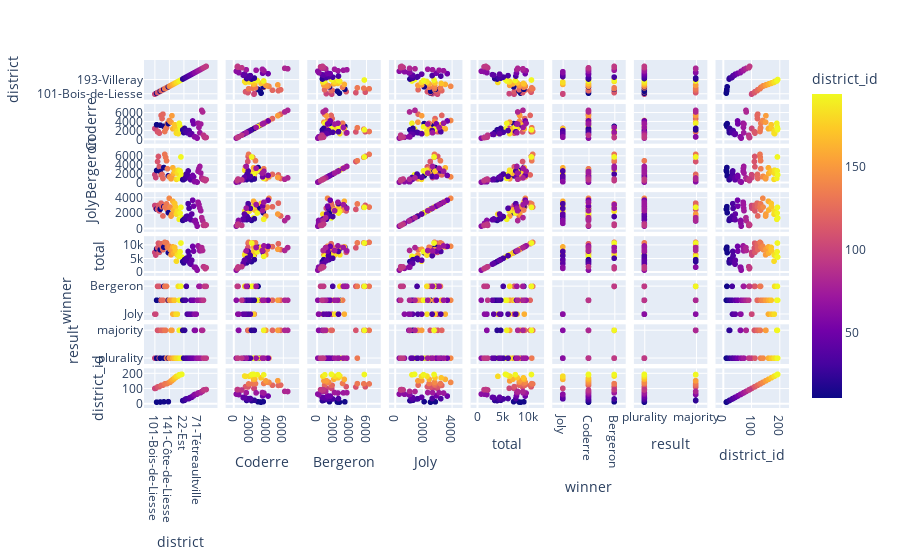

The code cell stored with this chart in its notebook:
### Code cell
fig = px.scatter_matrix(df,color='district_id')
fig.show()

### Figure 1 — Plotly figure (JSON) as saved in the notebook; plotly's stock layout.template omitted (floating-point values rounded to 4 significant figures)
{"data": [{"dimensions": [{"axis": {"matches": true}, "label": "district", "values": ["101-Bois-de-Liesse", "102-Cap-Saint-Jacques", "11-Sault-au-Récollet", "111-Mile-End", "112-DeLorimier", "113-Jeanne-Mance", "12-Saint-Sulpice", "121-La Pointe-aux-Prairies", "122-Pointe-aux-Trembles", "123-Rivière-des-Prairies", "13-Ahuntsic", "131-Saint-Édouard", "132-Étienne-Desmarteau", "133-Vieux-Rosemont", "134-Marie-Victorin", "14-Bordeaux-Cartierville", "141-Côte-de-Liesse", "142-Norman-McLaren", "151-Saint-Léonard-Est", "152-Saint-Léonard-Ouest", "161-Saint-HenriPetite-BourgognePointe-Saint-Charles", "162-Saint-PaulÉmard", "171-ChamplainL'Île-des-Soeurs", "172-Desmarchais-Crawford", "181-Peter-McGill", "182-Saint-Jacques", "183-Sainte-Marie", "191-Saint-Michel", "192-François-Perrault", "193-Villeray", "194-Parc-Extension", "21-Ouest", "22-Est", "23-Centre", "31-Darlington", "32-Côte-des-Neiges", "33-Snowdon", "34-Notre-Dame-de-Grâce", "35-Loyola", "41-du Canal", "42-J.-Émery-Provost", "43-Fort-Rolland", "51-Sault-Saint-Louis", "52-Cecil-P.-Newman", "61-Pierre-Foretier", "62-Denis-Benjamin-Viger", "63-Jacques-Bizard", "64-Sainte-Geneviève", "71-Tétreaultville", "72-MaisonneuveLongue-Pointe", "73-Hochelaga", "74-Louis-Riel", "81-Marie-Clarac", "82-Ovide-Clermont", "91-Claude-Ryan", "92-Joseph-Beaubien", "93-Robert-Bourassa", "94-Jeanne-Sauvé"]}, {"axis": {"matches": true}, "label": "Coderre", "values": [2481, 2525, 3348, 1734, 1770, 1455, 3252, 5456, 4734, 5737, 2979, 1827, 2331, 2670, 3673, 3612, 4308, 4104, 3931, 5387, 2432, 2566, 3347, 2476, 1451, 1906, 1347, 3668, 2878, 2201, 2420, 2184, 1589, 2526, 1873, 1644, 1548, 1773, 2040, 1165, 1193, 1325, 4201, 3536, 631, 595, 518, 332, 3694, 2746, 1546, 3509, 6591, 6229, 996, 540, 446, 491]}, {"axis": {"matches": true}, "label": "Bergeron", "values": [1829, 1163, 2770, 4782, 5933, 3599, 2521, 1760, 1879, 958, 3430, 6408, 5748, 4962, 3155, 1554, 1320, 1459, 882, 1184, 3368, 2092, 2562, 2631, 754, 2169, 2827, 984, 2666, 5819, 1793, 691, 708, 851, 1182, 1950, 1503, 2653, 1437, 832, 653, 1205, 1642, 1330, 258, 226, 224, 131, 2589, 3250, 3679, 2178, 1085, 780, 643, 833, 465, 698]}, {"axis": {"matches": true}, "label": "Joly", "values": [3024, 2675, 2532, 2514, 3044, 2316, 2543, 3330, 2852, 1656, 2873, 2815, 2788, 3234, 2431, 2081, 3959, 2822, 1641, 1908, 3578, 2438, 3291, 2849, 1894, 2282, 2271, 1220, 2039, 2782, 1402, 1076, 1172, 1286, 1232, 1578, 1636, 3262, 2648, 1266, 1157, 1908, 3717, 2943, 998, 1068, 690, 326, 3454, 3139, 2675, 2338, 1435, 1051, 423, 592, 419, 489]}, {"axis": {"matches": true}, "label": "total", "values": [7334, 6363, 8650, 9030, 10747, 7370, 8316, 10546, 9465, 8351, 9282, 11050, 10867, 10866, 9259, 7247, 9587, 8385, 6454, 8479, 9378, 7096, 9200, 7956, 4099, 6357, 6445, 5872, 7583, 10802, 5615, 3951, 3469, 4663, 4287, 5172, 4687, 7688, 6125, 3263, 3003, 4438, 9560, 7809, 1887, 1889, 1432, 789, 9737, 9135, 7900, 8025, 9111, 8060, 2062, 1965, 1330, 1678]}, {"axis": {"matches": true}, "label": "winner", "values": ["Joly", "Joly", "Coderre", "Bergeron", "Bergeron", "Bergeron", "Coderre", "Coderre", "Coderre", "Coderre", "Bergeron", "Bergeron", "Bergeron", "Bergeron", "Coderre", "Coderre", "Coderre", "Coderre", "Coderre", "Coderre", "Joly", "Coderre", "Coderre", "Joly", "Joly", "Joly", "Bergeron", "Coderre", "Coderre", "Bergeron", "Coderre", "Coderre", "Coderre", "Coderre", "Coderre", "Bergeron", "Joly", "Joly", "Joly", "Joly", "Coderre", "Joly", "Coderre", "Coderre", "Joly", "Joly", "Joly", "Coderre", "Coderre", "Bergeron", "Bergeron", "Coderre", "Coderre", "Coderre", "Coderre", "Bergeron", "Bergeron", "Bergeron"]}, {"axis": {"matches": true}, "label": "result", "values": ["plurality", "plurality", "plurality", "majority", "majority", "plurality", "plurality", "majority", "majority", "majority", "plurality", "majority", "majority", "plurality", "plurality", "plurality", "plurality", "plurality", "majority", "majority", "plurality", "plurality", "plurality", "plurality", "plurality", "plurality", "plurality", "majority", "plurality", "majority", "plurality", "majority", "plurality", "majority", "plurality", "plurality", "plurality", "plurality", "plurality", "plurality", "plurality", "plurality", "plurality", "plurality", "majority", "majority", "plurality", "plurality", "plurality", "plurality", "plurality", "plurality", "majority", "majority", "plurality", "plurality", "plurality", "plurality"]}, {"axis": {"matches": true}, "label": "district_id", "values": [101, 102, 11, 111, 112, 113, 12, 121, 122, 123, 13, 131, 132, 133, 134, 14, 141, 142, 151, 152, 161, 162, 171, 172, 181, 182, 183, 191, 192, 193, 194, 21, 22, 23, 31, 32, 33, 34, 35, 41, 42, 43, 51, 52, 61, 62, 63, 64, 71, 72, 73, 74, 81, 82, 91, 92, 93, 94]}], "hovertemplate": "%{xaxis.title.text}=%{x}<br>%{yaxis.title.text}=%{y}<br>district_id=%{marker.color}<extra></extra>", "legendgroup": "", "marker": {"color": [101, 102, 11, 111, 112, 113, 12, 121, 122, 123, 13, 131, 132, 133, 134, 14, 141, 142, 151, 152, 161, 162, 171, 172, 181, 182, 183, 191, 192, 193, 194, 21, 22, 23, 31, 32, 33, 34, 35, 41, 42, 43, 51, 52, 61, 62, 63, 64, 71, 72, 73, 74, 81, 82, 91, 92, 93, 94], "coloraxis": "coloraxis", "symbol": "circle"}, "name": "", "showlegend": false, "type": "splom"}], "layout": {"coloraxis": {"colorbar": {"title": {"text": "district_id"}}, "colorscale": [[0, "#0d0887"], [0.1111, "#46039f"], [0.2222, "#7201a8"], [0.3333, "#9c179e"], [0.4444, "#bd3786"], [0.5556, "#d8576b"], [0.6667, "#ed7953"], [0.7778, "#fb9f3a"], [0.8889, "#fdca26"], [1, "#f0f921"]]}, "dragmode": "select", "legend": {"tracegroupgap": 0}, "margin": {"t": 60}}}
